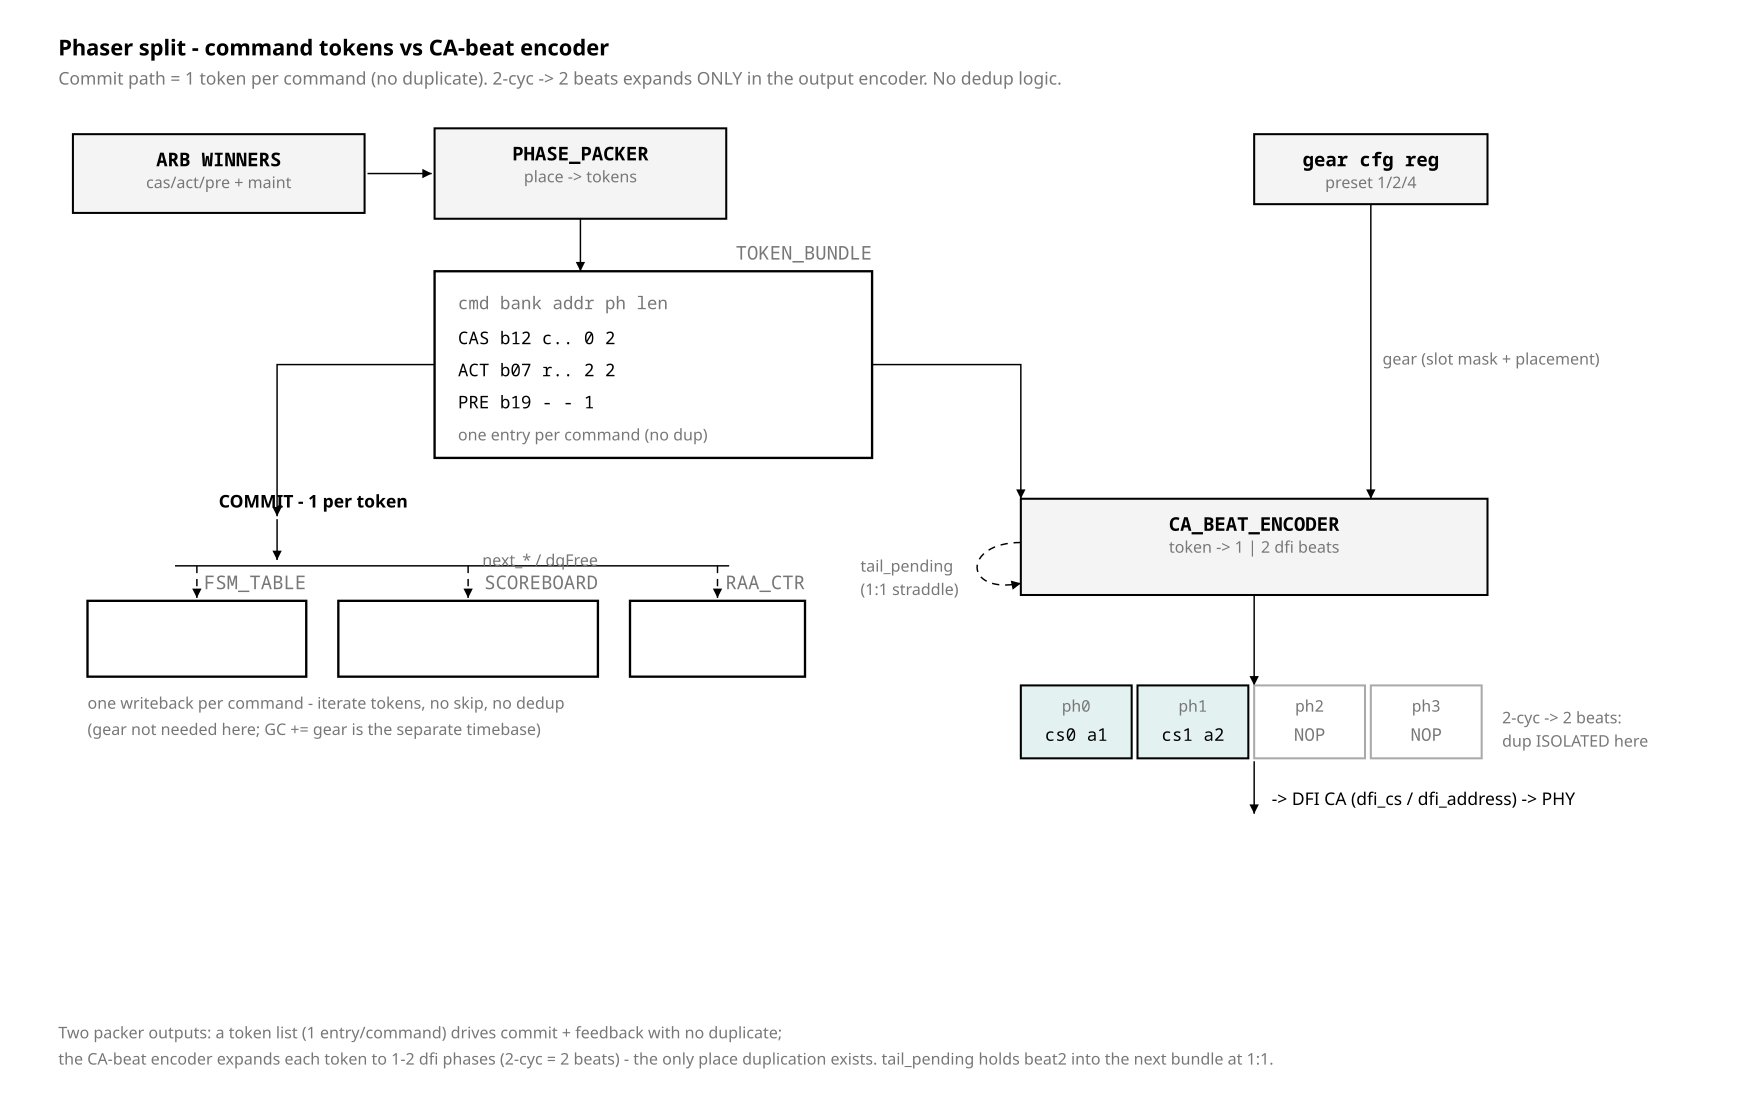

This chart was generated by the following Python code:
from rtlfig import (Fig, MUTED, FILL_NEW, FILL_LOGIC, FILL_CELL, FILL_ACTIVE,
                    FAINT, INK, PAPER, W_CELL)

# fig_30 — phaser split: command-token domain vs CA-beat encoder.
# Invariant: commit/feedback is 1 token per command (no dup); the 2-cyc->2-beat
# expansion lives ONLY in the output encoder. No dedup hardware.

f = Fig(1200, 760)


def cnote(x, y, s, anchor="start"):
    f.text(x, y, s, size=11, mono=False, anchor=anchor, fill=MUTED)


# ---------------- header ----------------
f.text(40, 38, "Phaser split - command tokens vs CA-beat encoder",
       size=15, mono=False, bold=True)
f.note(40, 58, "Commit path = 1 token per command (no duplicate). 2-cyc -> 2 "
               "beats expands ONLY in the output encoder. No dedup logic.")

# ---------------- arb winners -> packer ----------------
f.logic(50, 92, 200, 54, "ARB WINNERS", "cas/act/pre + maint", top=True)
f.line(252, 119, 296, 119, arrow=True)
f.logic(298, 88, 200, 62, "PHASE_PACKER", "place -> tokens", top=True)

# gear cfg reg (feeds encoder + GC timebase)
f.logic(860, 92, 160, 48, "gear cfg reg", "preset 1/2/4", top=True)
f.line(940, 140, 940, 342, arrow=True)
cnote(948, 250, "gear (slot mask + placement)")

# ---------------- token bundle ----------------
f.line(398, 150, 398, 186, arrow=True)
tb = f.block(298, 186, 300, 128, "TOKEN_BUNDLE")
f.text(314, 212, "cmd  bank  addr  ph  len", size=12, fill=MUTED)
f.text(314, 236, "CAS   b12   c..   0   2", size=12)
f.text(314, 258, "ACT   b07   r..   2   2", size=12)
f.text(314, 280, "PRE   b19   -    -   1", size=12)
cnote(314, 302, "one entry per command  (no dup)")

# split
f.path("M298 250 H190 V354", arrow=True)     # -> commit (left)
f.path("M598 250 H700 V342", arrow=True)      # -> encoder (right)

# ================= DOMAIN A : commit / feedback =================
f.text(150, 348, "COMMIT  -  1 per token", size=12, mono=False, bold=True)
f.line(190, 356, 190, 384, arrow=True)
f.line(120, 388, 500, 388, stroke=INK)        # commit rail
fsm = f.block(60, 412, 150, 52, "FSM_TABLE")
sb = f.block(232, 412, 178, 52, "SCOREBOARD", "next_* / dqFree")
raa = f.block(432, 412, 120, 52, "RAA_CTR")
for cx in (135, 321, 492):
    f.line(cx, 388, cx, 410, arrow=True, dashed=True)
cnote(60, 486, "one writeback per command - iterate tokens, no skip, no dedup")
cnote(60, 504, "(gear not needed here; GC += gear is the separate timebase)")

# ================= DOMAIN B : CA-beat encoder =================
enc = f.logic(700, 342, 320, 66, "CA_BEAT_ENCODER", "token -> 1 | 2 dfi beats",
              top=True)
# tail_pending self-loop (1:1 straddle)
f.path("M700 372 C660 372 660 408 700 400", arrow=True, dashed=True)
cnote(590, 392, "tail_pending")
cnote(590, 408, "(1:1 straddle)")

# phase-slot output (2-cyc ACT expanded to 2 beats @ph0,ph1)
labels = [("ph0", "cs0 a1", FILL_ACTIVE), ("ph1", "cs1 a2", FILL_ACTIVE),
          ("ph2", "NOP", PAPER), ("ph3", "NOP", PAPER)]
f.line(860, 408, 860, 470, arrow=True)
for i, (ph, txt, fill) in enumerate(labels):
    x = 700 + i * 80
    f.rect(x, 470, 76, 50, fill=fill, width=W_CELL,
           stroke=(FAINT if txt == "NOP" else INK))
    f.text(x + 38, 488, ph, size=11, anchor="middle", fill=MUTED)
    f.text(x + 38, 508, txt, size=12, anchor="middle",
           fill=(MUTED if txt == "NOP" else INK))
cnote(1030, 496, "2-cyc -> 2 beats:")
cnote(1030, 512, "dup ISOLATED here")
f.line(860, 522, 860, 558, arrow=True)
f.text(872, 552, "-> DFI CA (dfi_cs / dfi_address) -> PHY", size=12, mono=False)

f.caption(40, 712,
          "Two packer outputs: a token list (1 entry/command) drives commit + "
          "feedback with no duplicate;")
f.caption(40, 730,
          "the CA-beat encoder expands each token to 1-2 dfi phases (2-cyc = 2 "
          "beats) - the only place duplication exists. tail_pending holds beat2 into the next bundle at 1:1.")

f.save("fig_30_phaser_split.svg")
print("wrote fig_30_phaser_split.svg")
